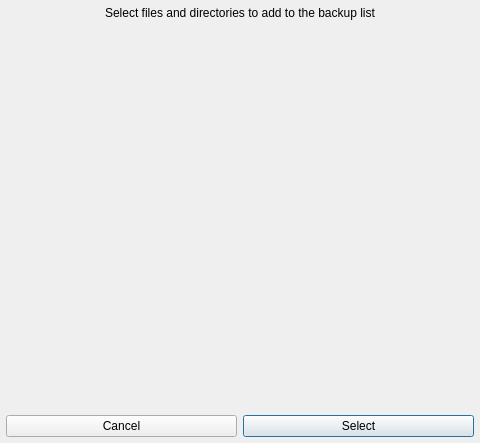
<?xml version="1.0" encoding="UTF-8"?>
<ui version="4.0">
 <class>FilePickerDialog</class>
 <widget class="QDialog" name="FilePickerDialog">
  <property name="geometry">
   <rect>
    <x>0</x>
    <y>0</y>
    <width>480</width>
    <height>443</height>
   </rect>
  </property>
  <property name="windowTitle">
   <string>Select files and directories</string>
  </property>
  <layout class="QGridLayout" name="gridLayout">
   <property name="leftMargin">
    <number>6</number>
   </property>
   <property name="topMargin">
    <number>6</number>
   </property>
   <property name="rightMargin">
    <number>6</number>
   </property>
   <property name="bottomMargin">
    <number>6</number>
   </property>
   <item row="2" column="1">
    <widget class="QPushButton" name="selectButton">
     <property name="text">
      <string>Select</string>
     </property>
     <property name="default">
      <bool>true</bool>
     </property>
    </widget>
   </item>
   <item row="2" column="0">
    <widget class="QPushButton" name="cancelButton">
     <property name="text">
      <string>Cancel</string>
     </property>
    </widget>
   </item>
   <item row="0" column="0" colspan="2">
    <widget class="QLabel" name="infoLabel">
     <property name="sizePolicy">
      <sizepolicy hsizetype="Preferred" vsizetype="Maximum">
       <horstretch>0</horstretch>
       <verstretch>0</verstretch>
      </sizepolicy>
     </property>
     <property name="text">
      <string>Select files and directories to add to the backup list</string>
     </property>
     <property name="alignment">
      <set>Qt::AlignCenter</set>
     </property>
    </widget>
   </item>
   <item row="1" column="0" colspan="2">
    <widget class="FilePicker" name="filePickerWidget" native="true">
     <property name="sizePolicy">
      <sizepolicy hsizetype="Preferred" vsizetype="Minimum">
       <horstretch>0</horstretch>
       <verstretch>0</verstretch>
      </sizepolicy>
     </property>
     <property name="focusPolicy">
      <enum>Qt::StrongFocus</enum>
     </property>
    </widget>
   </item>
  </layout>
 </widget>
 <customwidgets>
  <customwidget>
   <class>FilePicker</class>
   <extends>QWidget</extends>
   <header>filepicker.h</header>
   <container>1</container>
  </customwidget>
 </customwidgets>
 <resources/>
 <connections/>
</ui>
